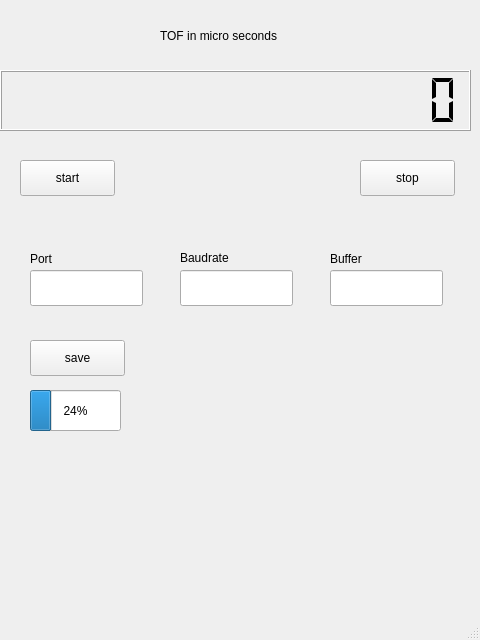
<?xml version="1.0" encoding="UTF-8"?>
<ui version="4.0">
 <class>MainWindow</class>
 <widget class="QMainWindow" name="MainWindow">
  <property name="geometry">
   <rect>
    <x>0</x>
    <y>0</y>
    <width>480</width>
    <height>640</height>
   </rect>
  </property>
  <property name="windowTitle">
   <string>MainWindow</string>
  </property>
  <widget class="QWidget" name="centralwidget">
   <widget class="QPushButton" name="Startbtn">
    <property name="geometry">
     <rect>
      <x>20</x>
      <y>160</y>
      <width>95</width>
      <height>36</height>
     </rect>
    </property>
    <property name="text">
     <string>start</string>
    </property>
   </widget>
   <widget class="QLCDNumber" name="lcdNumber">
    <property name="geometry">
     <rect>
      <x>0</x>
      <y>70</y>
      <width>471</width>
      <height>61</height>
     </rect>
    </property>
    <property name="font">
     <font>
      <pointsize>5</pointsize>
     </font>
    </property>
    <property name="autoFillBackground">
     <bool>true</bool>
    </property>
    <property name="smallDecimalPoint">
     <bool>true</bool>
    </property>
    <property name="digitCount">
     <number>15</number>
    </property>
    <property name="segmentStyle">
     <enum>QLCDNumber::Flat</enum>
    </property>
   </widget>
   <widget class="QLabel" name="label">
    <property name="geometry">
     <rect>
      <x>160</x>
      <y>20</y>
      <width>171</width>
      <height>31</height>
     </rect>
    </property>
    <property name="text">
     <string>TOF in micro seconds</string>
    </property>
   </widget>
   <widget class="QPushButton" name="stopbtn">
    <property name="geometry">
     <rect>
      <x>360</x>
      <y>160</y>
      <width>95</width>
      <height>36</height>
     </rect>
    </property>
    <property name="text">
     <string>stop</string>
    </property>
   </widget>
   <widget class="QLineEdit" name="lineEdit">
    <property name="geometry">
     <rect>
      <x>30</x>
      <y>270</y>
      <width>113</width>
      <height>36</height>
     </rect>
    </property>
    <property name="text">
     <string/>
    </property>
   </widget>
   <widget class="QLineEdit" name="lineEdit_2">
    <property name="geometry">
     <rect>
      <x>180</x>
      <y>270</y>
      <width>113</width>
      <height>36</height>
     </rect>
    </property>
   </widget>
   <widget class="QLineEdit" name="lineEdit_3">
    <property name="geometry">
     <rect>
      <x>330</x>
      <y>270</y>
      <width>113</width>
      <height>36</height>
     </rect>
    </property>
   </widget>
   <widget class="QPushButton" name="savebtn">
    <property name="geometry">
     <rect>
      <x>30</x>
      <y>340</y>
      <width>95</width>
      <height>36</height>
     </rect>
    </property>
    <property name="text">
     <string>save</string>
    </property>
   </widget>
   <widget class="QLabel" name="label_2">
    <property name="geometry">
     <rect>
      <x>30</x>
      <y>250</y>
      <width>60</width>
      <height>17</height>
     </rect>
    </property>
    <property name="text">
     <string>Port</string>
    </property>
   </widget>
   <widget class="QLabel" name="label_3">
    <property name="geometry">
     <rect>
      <x>180</x>
      <y>250</y>
      <width>81</width>
      <height>16</height>
     </rect>
    </property>
    <property name="text">
     <string>Baudrate</string>
    </property>
   </widget>
   <widget class="QLabel" name="label_4">
    <property name="geometry">
     <rect>
      <x>330</x>
      <y>250</y>
      <width>60</width>
      <height>17</height>
     </rect>
    </property>
    <property name="text">
     <string>Buffer</string>
    </property>
   </widget>
   <widget class="QProgressBar" name="progressBar">
    <property name="geometry">
     <rect>
      <x>30</x>
      <y>390</y>
      <width>91</width>
      <height>41</height>
     </rect>
    </property>
    <property name="value">
     <number>24</number>
    </property>
   </widget>
  </widget>
  <widget class="QMenuBar" name="menubar">
   <property name="geometry">
    <rect>
     <x>0</x>
     <y>0</y>
     <width>480</width>
     <height>27</height>
    </rect>
   </property>
  </widget>
  <widget class="QStatusBar" name="statusbar"/>
 </widget>
 <resources/>
 <connections/>
</ui>
